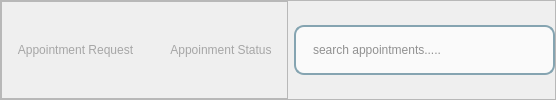
               <widget class="QFrame" name="frame_5">
                <property name="sizePolicy">
                 <sizepolicy hsizetype="Preferred" vsizetype="Expanding">
                  <horstretch>0</horstretch>
                  <verstretch>0</verstretch>
                 </sizepolicy>
                </property>
                <property name="maximumSize">
                 <size>
                  <width>16777215</width>
                  <height>100</height>
                 </size>
                </property>
                <property name="styleSheet">
                 <string notr="true"/>
                </property>
                <property name="frameShape">
                 <enum>QFrame::StyledPanel</enum>
                </property>
                <property name="frameShadow">
                 <enum>QFrame::Raised</enum>
                </property>
                <layout class="QHBoxLayout" name="horizontalLayout_11">
                 <property name="leftMargin">
                  <number>0</number>
                 </property>
                 <property name="topMargin">
                  <number>0</number>
                 </property>
                 <property name="rightMargin">
                  <number>0</number>
                 </property>
                 <property name="bottomMargin">
                  <number>0</number>
                 </property>
                 <item>
                  <widget class="QFrame" name="frame_6">
                   <property name="sizePolicy">
                    <sizepolicy hsizetype="Preferred" vsizetype="Expanding">
                     <horstretch>0</horstretch>
                     <verstretch>0</verstretch>
                    </sizepolicy>
                   </property>
                   <property name="styleSheet">
                    <string notr="true">QPushButton {
    border: none;
    background-color: transparent;
    color: rgb(166, 166, 166);
	font-family:&quot;Montserrat SemiBold&quot;;
    font-weight: 63;
    padding: 10px 15px;
    border-radius: 5px;
}


QPushButton:hover {
    background-color:rgb(194, 194, 194);
	border-radius:5px;
}
QPushButton:checked {
    background-color:rgb(252, 213, 151);   /* Active bg color */
	border-radius:5px;
    color: rgb(40, 40, 40);                         
}</string>
                   </property>
                   <property name="frameShape">
                    <enum>QFrame::StyledPanel</enum>
                   </property>
                   <property name="frameShadow">
                    <enum>QFrame::Raised</enum>
                   </property>
                   <layout class="QHBoxLayout" name="horizontalLayout_12">
                    <property name="leftMargin">
                     <number>0</number>
                    </property>
                    <property name="topMargin">
                     <number>15</number>
                    </property>
                    <property name="rightMargin">
                     <number>0</number>
                    </property>
                    <property name="bottomMargin">
                     <number>15</number>
                    </property>
                    <item>
                     <widget class="QPushButton" name="websiteBtn">
                      <property name="sizePolicy">
                       <sizepolicy hsizetype="Minimum" vsizetype="Expanding">
                        <horstretch>0</horstretch>
                        <verstretch>0</verstretch>
                       </sizepolicy>
                      </property>
                      <property name="minimumSize">
                       <size>
                        <width>0</width>
                        <height>45</height>
                       </size>
                      </property>
                      <property name="maximumSize">
                       <size>
                        <width>16777215</width>
                        <height>60</height>
                       </size>
                      </property>
                      <property name="styleSheet">
                       <string notr="true"/>
                      </property>
                      <property name="text">
                       <string>Appointment Request</string>
                      </property>
                     </widget>
                    </item>
                    <item>
                     <widget class="QPushButton" name="walkInBtn">
                      <property name="sizePolicy">
                       <sizepolicy hsizetype="Minimum" vsizetype="Expanding">
                        <horstretch>0</horstretch>
                        <verstretch>0</verstretch>
                       </sizepolicy>
                      </property>
                      <property name="minimumSize">
                       <size>
                        <width>0</width>
                        <height>45</height>
                       </size>
                      </property>
                      <property name="maximumSize">
                       <size>
                        <width>16777215</width>
                        <height>60</height>
                       </size>
                      </property>
                      <property name="styleSheet">
                       <string notr="true"/>
                      </property>
                      <property name="text">
                       <string>Appoinment Status</string>
                      </property>
                     </widget>
                    </item>
                   </layout>
                  </widget>
                 </item>
                 <item>
                  <widget class="QFrame" name="searchframe_2">
                   <property name="sizePolicy">
                    <sizepolicy hsizetype="Preferred" vsizetype="Preferred">
                     <horstretch>0</horstretch>
                     <verstretch>0</verstretch>
                    </sizepolicy>
                   </property>
                   <property name="styleSheet">
                    <string notr="true"/>
                   </property>
                   <layout class="QHBoxLayout" name="horizontalLayout_9">
                    <property name="spacing">
                     <number>0</number>
                    </property>
                    <property name="sizeConstraint">
                     <enum>QLayout::SetDefaultConstraint</enum>
                    </property>
                    <property name="leftMargin">
                     <number>0</number>
                    </property>
                    <property name="topMargin">
                     <number>7</number>
                    </property>
                    <property name="rightMargin">
                     <number>0</number>
                    </property>
                    <property name="bottomMargin">
                     <number>7</number>
                    </property>
                    <item>
                     <widget class="QLineEdit" name="searchBar_2">
                      <property name="sizePolicy">
                       <sizepolicy hsizetype="Preferred" vsizetype="Preferred">
                        <horstretch>0</horstretch>
                        <verstretch>0</verstretch>
                       </sizepolicy>
                      </property>
                      <property name="minimumSize">
                       <size>
                        <width>234</width>
                        <height>44</height>
                       </size>
                      </property>
                      <property name="maximumSize">
                       <size>
                        <width>16777215</width>
                        <height>50</height>
                       </size>
                      </property>
                      <property name="autoFillBackground">
                       <bool>false</bool>
                      </property>
                      <property name="styleSheet">
                       <string notr="true">QLineEdit#searchBar_2 {
    background-color: rgb(250, 250, 250);
    border-top-left-radius: 10px;
 	border-bottom-left-radius: 10px;
    font: 57 12pt &quot;Montserrat Medium&quot;;
    color: rgb(39, 39, 39);
    padding-left: 15px;
	border-top:2px solid rgb(133, 164, 177);
	border-left:2px solid rgb(133, 164, 177);
	border-bottom:2px solid rgb(133, 164, 177);
}

QLineEdit#searchBar_2 :focus{
    background-color: rgb(239, 239, 239);
}
</string>
                      </property>
                      <property name="placeholderText">
                       <string>search appointments.....</string>
                      </property>
                     </widget>
                    </item>
                    <item>
                     <widget class="QFrame" name="searchButton_2">
                      <property name="sizePolicy">
                       <sizepolicy hsizetype="Fixed" vsizetype="Expanding">
                        <horstretch>0</horstretch>
                        <verstretch>0</verstretch>
                       </sizepolicy>
                      </property>
                      <property name="maximumSize">
                       <size>
                        <width>16777215</width>
                        <height>50</height>
                       </size>
                      </property>
                      <property name="styleSheet">
                       <string notr="true">QFrame#searchButton_2{
	border-top:2px solid rgb(133, 164, 177);
	border-right:2px solid rgb(133, 164, 177);
	border-bottom:2px solid rgb(133, 164, 177);
    background-color: rgb(250, 250, 250);
	border-top-right-radius:10px;
	border-bottom-right-radius:10px;
}
</string>
                      </property>
                      <property name="frameShape">
                       <enum>QFrame::StyledPanel</enum>
                      </property>
                      <property name="frameShadow">
                       <enum>QFrame::Raised</enum>
                      </property>
                      <layout class="QHBoxLayout" name="horizontalLayout_10">
                       <property name="spacing">
                        <number>9</number>
                       </property>
                       <property name="leftMargin">
                        <number>9</number>
                       </property>
                       <property name="topMargin">
                        <number>9</number>
                       </property>
                       <property name="rightMargin">
                        <number>9</number>
                       </property>
                       <property name="bottomMargin">
                        <number>9</number>
                       </property>
                       <item>
                        <widget class="QLabel" name="searchIcon_2">
                         <property name="maximumSize">
                          <size>
                           <width>24</width>
                           <height>24</height>
                          </size>
                         </property>
                         <property name="styleSheet">
                          <string notr="true"/>
                         </property>
                         <property name="text">
                          <string/>
                         </property>
                         <property name="pixmap">
                          <pixmap resource="../resource.qrc">:/Icons/Icons/searchIcon.png</pixmap>
                         </property>
                         <property name="scaledContents">
                          <bool>true</bool>
                         </property>
                        </widget>
                       </item>
                      </layout>
                     </widget>
                    </item>
                   </layout>
                  </widget>
                 </item>
                </layout>
               </widget>
